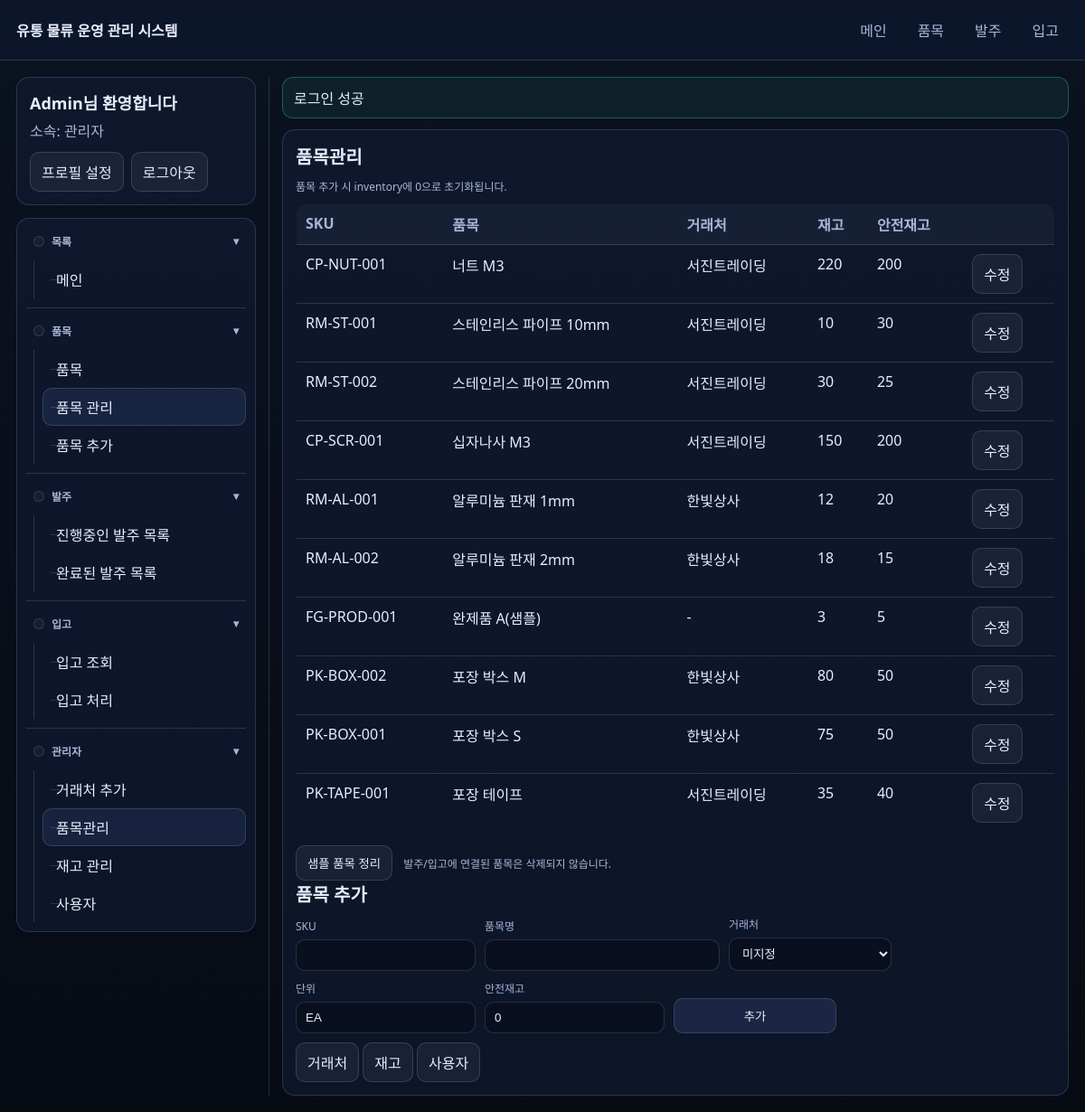
The page /admin/items.php (signed in) on the database its author committed.
### tables this page shows
CREATE TABLE items (
  id BIGINT UNSIGNED NOT NULL AUTO_INCREMENT,
  sku VARCHAR(50) NOT NULL,
  name VARCHAR(200) NOT NULL,
  supplier_id BIGINT UNSIGNED NULL,
  unit VARCHAR(20) NOT NULL DEFAULT 'EA',
  min_stock INT NOT NULL DEFAULT 0,
  active TINYINT(1) NOT NULL DEFAULT 1,
  created_at DATETIME NOT NULL DEFAULT CURRENT_TIMESTAMP,
  updated_at DATETIME NOT NULL DEFAULT CURRENT_TIMESTAMP ON UPDATE CURRENT_TIMESTAMP,
  PRIMARY KEY (id),
  UNIQUE KEY uq_items_sku (sku),
  KEY idx_items_name (name),
  KEY idx_items_supplier (supplier_id),
  CONSTRAINT fk_items_supplier FOREIGN KEY (supplier_id) REFERENCES suppliers(id)
    ON UPDATE CASCADE ON DELETE SET NULL
);

CREATE TABLE suppliers (
  id BIGINT UNSIGNED NOT NULL AUTO_INCREMENT,
  name VARCHAR(150) NOT NULL,
  contact_name VARCHAR(100) NULL,
  phone VARCHAR(50) NULL,
  email VARCHAR(190) NULL,
  notes TEXT NULL,
  created_at DATETIME NOT NULL DEFAULT CURRENT_TIMESTAMP,
  updated_at DATETIME NOT NULL DEFAULT CURRENT_TIMESTAMP ON UPDATE CURRENT_TIMESTAMP,
  PRIMARY KEY (id),
  UNIQUE KEY uq_suppliers_name (name)
);

### includes/bootstrap.php (called while the page is built, shortened)
<?php
function e(?string $value): string {
  return htmlspecialchars((string)$value, ENT_QUOTES | ENT_SUBSTITUTE, 'UTF-8');
}
function url(string $path): string {
  $path = '/' . ltrim($path, '/');
  return $path;
}
spl_autoload_register(function ($class) {
  $base = __DIR__ . '/../classes/';
  $path = $base . str_replace('\\', '/', $class) . '.php';
});

### classes/Item.php (called while the page is built, shortened)
<?php
final class Item {
  public static function list(PDO $db, array $filters = []): array {
    $q = trim((string)($filters['q'] ?? ''));
    $supplierId = (int)($filters['supplier_id'] ?? 0);
    $where = ['it.active = 1'];
    $params = [];
    $sql = 'SELECT it.id, it.sku, it.name, it.unit, it.min_stock, it.supplier_id,
              sp.name AS supplier_name,
              COALESCE(inv.on_hand, 0) AS on_hand
            FROM items it
            LEFT JOIN suppliers sp ON sp.id = it.supplier_id
            LEFT JOIN inventory inv ON inv.item_id = it.id
            WHERE ' . implode(' AND ', $where) .
            ' ORDER BY it.name ASC';
    $st = $db->prepare($sql);
    $st->execute($params);
    return $st->fetchAll();
  }
}

### admin/items.php (the view, shortened to what this page needs)
<?php
require_once __DIR__ . '/../includes/bootstrap.php';
$db = db();
$editItem = null;
$items = Item::list($db, ['q' => '', 'supplier_id' => 0]);
$groupedItems = [];
foreach ($items as $it) {
  $key = trim((string)($it['name'] ?? ''));
  if (!isset($groupedItems[$key])) {
    $groupedItems[$key] = [];
  }
  $groupedItems[$key][] = $it;
}
require_once __DIR__ . '/../includes/header.php';
?>
<div class="grid">
  <div class="col-12">
    <div class="card">
      <h1 class="h1">품목관리</h1>
      <div class="small">품목 추가 시 inventory에 0으로 초기화됩니다.</div>
      <table class="table">
        <thead>
          <tr>
            <th>SKU</th>
            <th>품목</th>
            <th>거래처</th>
            <th>재고</th>
            <th>안전재고</th>
            <th></th>
          </tr>
        </thead>
        <tbody>
          <?php foreach ($groupedItems as $nameKey => $group): ?>
            <?php
              $it = $group[0];
              $dupes = array_slice($group, 1);
              $groupId = substr(sha1('itemgrp:' . (string)$nameKey), 0, 12);
            ?>
            <tr>
              <td><?= e($it['sku']) ?></td>
              <td>
                <?php if ($dupes): ?>
                  <button
                    type="button"
                    class="table-toggle"
                    data-toggle-group="<?= e($groupId) ?>"
                    aria-expanded="false"
                  >
                    <span class="table-toggle-label"><?= e($it['name']) ?></span>
                    <span class="badge" style="margin-left:8px">추가 <?= e((string)count($dupes)) ?></span>
                    <span class="table-toggle-chevron" aria-hidden="true"></span>
                  </button>
                <?php else: ?>
                  <?= e($it['name']) ?>
                <?php endif; ?>
              </td>
              <td><?= e($it['supplier_name'] ?? '-') ?></td>
              <td><?= e((string)$it['on_hand']) ?></td>
              <td><?= e((string)$it['min_stock']) ?></td>
              <td style="white-space:nowrap">
                <a class="btn secondary" href="<?= e(url('/admin/items.php?edit_id=' . (int)$it['id'])) ?>">수정</a>
              </td>
            </tr>
          <?php endforeach; ?>
        </tbody>
      </table>
      <form method="post" action="<?= e(url('/admin/items.php')) ?>" onsubmit="return confirm('샘플 품목(\'샘플 품목 \' 또는 과거 패턴으로 시작) 중 발주/입고에 연결되지 않은 항목을 정리합니다. 진행할까요?')">
        <button class="btn secondary" type="submit">샘플 품목 정리</button>
        <span class="small muted" style="margin-left:8px">발주/입고에 연결된 품목은 삭제되지 않습니다.</span>
      </form>
      <h2 class="h1"><?= $editItem ? '품목 수정' : '품목 추가' ?></h2>
      <form method="post" action="<?= e(url('/admin/items.php')) ?>">
        <div class="form-row">
          <div class="field">
            <div class="label">SKU</div>
            <input class="input" type="text" name="sku" value="<?= e((string)($editItem['sku'] ?? '')) ?>" <?= $editItem ? 'readonly' : 'required' ?> />
          </div>
          <div class="field" style="min-width:260px">
            <div class="label">품목명</div>
            <input class="input" type="text" name="name" value="<?= e((string)($editItem['name'] ?? '')) ?>" required />
          </div>
          <div class="field">
            <div class="label">거래처</div>
            <select name="supplier_id">
              <option value="0">미지정</option>
            </select>
          </div>
          <div class="field">
            <div class="label">단위</div>
            <input class="input" type="text" name="unit" value="<?= e((string)($editItem['unit'] ?? 'EA')) ?>" />
          </div>
          <div class="field">
            <div class="label">안전재고</div>
            <input class="input" type="number" min="0" name="min_stock" value="<?= e((string)(int)($editItem['min_stock'] ?? 0)) ?>" />
          </div>
          <div class="field">
            <button class="btn" type="submit"><?= $editItem ? '저장' : '추가' ?></button>
          </div>
        </div>
        <div style="margin-top:10px">
          <a class="btn secondary" href="<?= e(url('/admin/suppliers.php')) ?>">거래처</a>
          <a class="btn secondary" href="<?= e(url('/admin/inventory.php')) ?>">재고</a>
          <a class="btn secondary" href="<?= e(url('/admin/users.php')) ?>">사용자</a>
        </div>
      </form>
    </div>
  </div>
</div>
<?php require_once __DIR__ . '/../includes/footer.php'; ?>

### assets/app.css (style rules this page uses)
:root { --bg:#0b1220;--card:#101b33;--text:#e8eefc;--muted:#a9b6d6;--border:rgba(232,238,252,.14);--accent:#7aa2ff;--danger:#ff6b6b;--ok:#36d399; }
* { box-sizing:border-box }
body { margin:0;font-family:system-ui,-apple-system,Segoe UI,Roboto,Helvetica,Arial,sans-serif;background:linear-gradient(180deg,var(--bg),#070b14);color:var(--text) }
a { color:var(--accent);text-decoration:none }
.card { background:rgba(16,27,51,.70);border:1px solid var(--border);border-radius:14px;padding:14px }
.grid { display:grid;grid-template-columns:repeat(12,1fr);gap:14px }
.col-12 { grid-column:span 12 }
.h1 { font-size:20px;margin:0 0 10px 0;word-break:keep-all;overflow-wrap:normal;white-space:nowrap }
.muted { color:var(--muted) }
.table { width:100%;border-collapse:collapse;overflow:hidden;border-radius:12px;border:1px solid var(--border);word-break:keep-all;overflow-wrap:normal }
.table th,.table td { padding:10px 10px;border-bottom:1px solid var(--border);text-align:left;vertical-align:top }
.table th { color:var(--muted);font-weight:600;background:rgba(232,238,252,.04);white-space:nowrap }
.form-row { display:flex;gap:10px;flex-wrap:wrap;align-items:end }
.field { display:flex;flex-direction:column;gap:6px;min-width:180px }
.label { font-size:12px;color:var(--muted);word-break:keep-all;overflow-wrap:normal;white-space:nowrap }
.input,select,textarea { width:100%;padding:9px 10px;border-radius:10px;border:1px solid var(--border);background:rgba(7,11,20,.45);color:var(--text) }
.btn { display:inline-block;padding:9px 12px;border-radius:10px;border:1px solid var(--border);background:rgba(122,162,255,.12);color:var(--text);cursor:pointer }
.btn.secondary { background:rgba(232,238,252,.06) }
.small { font-size:12px;color:var(--muted) }

### rows shown on the page
items: sku "CP-NUT-001", name "너트 M3", supplier.name "서진트레이딩", on_hand "220", min_stock "200"
items: sku "RM-ST-001", name "스테인리스 파이프 10mm", supplier.name "서진트레이딩", on_hand "10", min_stock "30"
items: sku "RM-ST-002", name "스테인리스 파이프 20mm", supplier.name "서진트레이딩", on_hand "30", min_stock "25"
items: sku "CP-SCR-001", name "십자나사 M3", supplier.name "서진트레이딩", on_hand "150", min_stock "200"
items: sku "RM-AL-001", name "알루미늄 판재 1mm", supplier.name "한빛상사", on_hand "12", min_stock "20"
items: sku "RM-AL-002", name "알루미늄 판재 2mm", supplier.name "한빛상사", on_hand "18", min_stock "15"
items: sku "FG-PROD-001", name "완제품 A(샘플)", supplier_name "-", on_hand "3", min_stock "5"
items: sku "PK-BOX-002", name "포장 박스 M", supplier.name "한빛상사", on_hand "80", min_stock "50"
items: sku "PK-BOX-001", name "포장 박스 S", supplier.name "한빛상사", on_hand "75", min_stock "50"
items: sku "PK-TAPE-001", name "포장 테이프", supplier.name "서진트레이딩", on_hand "35", min_stock "40"

### other values the page prints
APP_NAME "유통 물류 운영 관리 시스템"
$me['name'] "Admin"
$flash['message'] "로그인 성공"
